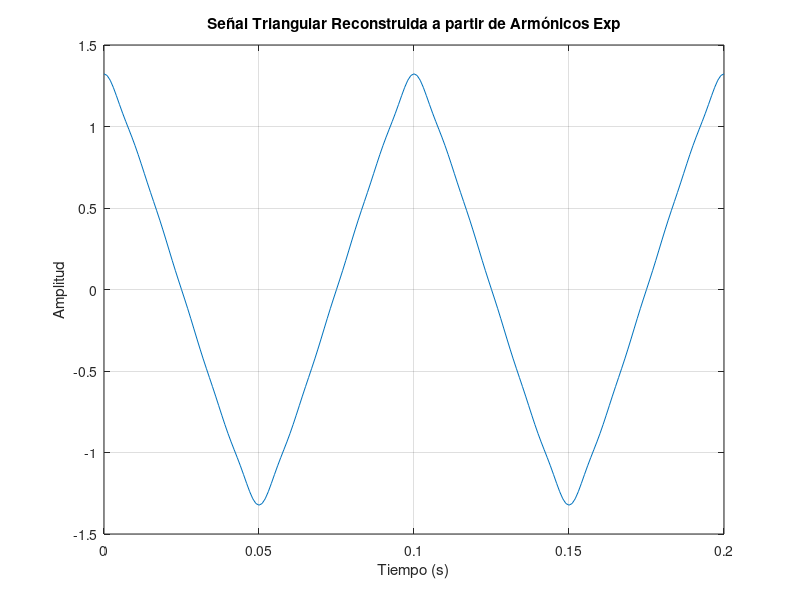

This chart was generated by the following MATLAB code:
% Definir parámetros de la señal
T = 0.1;  % Periodo de la señal (en segundos)
f = 1/T;  % Frecuencia fundamental (en Hz)

% Definir las amplitudes de los armónicos según la tabla proporcionada
A1 = 1.16;   % Amplitud fundamental de la señal
A3 = 0.097;   % Armónico 3
A5 = 0.033;  % Armónico 5
A7 = 0.017;  % Armónico 7
A9 = 0.0093;  % Armónico 9
A11 = 0.007;  % Armónico 11

% Definir el tiempo
t = 0:T/100:2*T;  % 2 períodos de la señal con 100 muestras por período

% Reconstrucción de la señal triangular con los armónicos impares y usando coseno
V1 = A1 * cos(2 * pi * f * t);           % Armónico 1
V3 = A3 * cos(2 * pi * 3 * f * t);       % Armónico 3
V5 = A5 * cos(2 * pi * 5 * f * t);       % Armónico 5
V7 = A7 * cos(2 * pi * 7 * f * t);       % Armónico 7
V9 = A9 * cos(2 * pi * 9 * f * t);       % Armónico 9
V11 = A11 * cos(2 * pi * 11 * f * t);    % Armónico 11

% Señal reconstruida sumando todos los armónicos
VT = V1 + V3 + V5 + V7 + V9 + V11;

% Graficar la señal reconstruida
figure;
plot(t, VT);
title('Señal Triangular Reconstruida a partir de Armónicos Exp');
xlabel('Tiempo (s)');
ylabel('Amplitud');
grid on;
